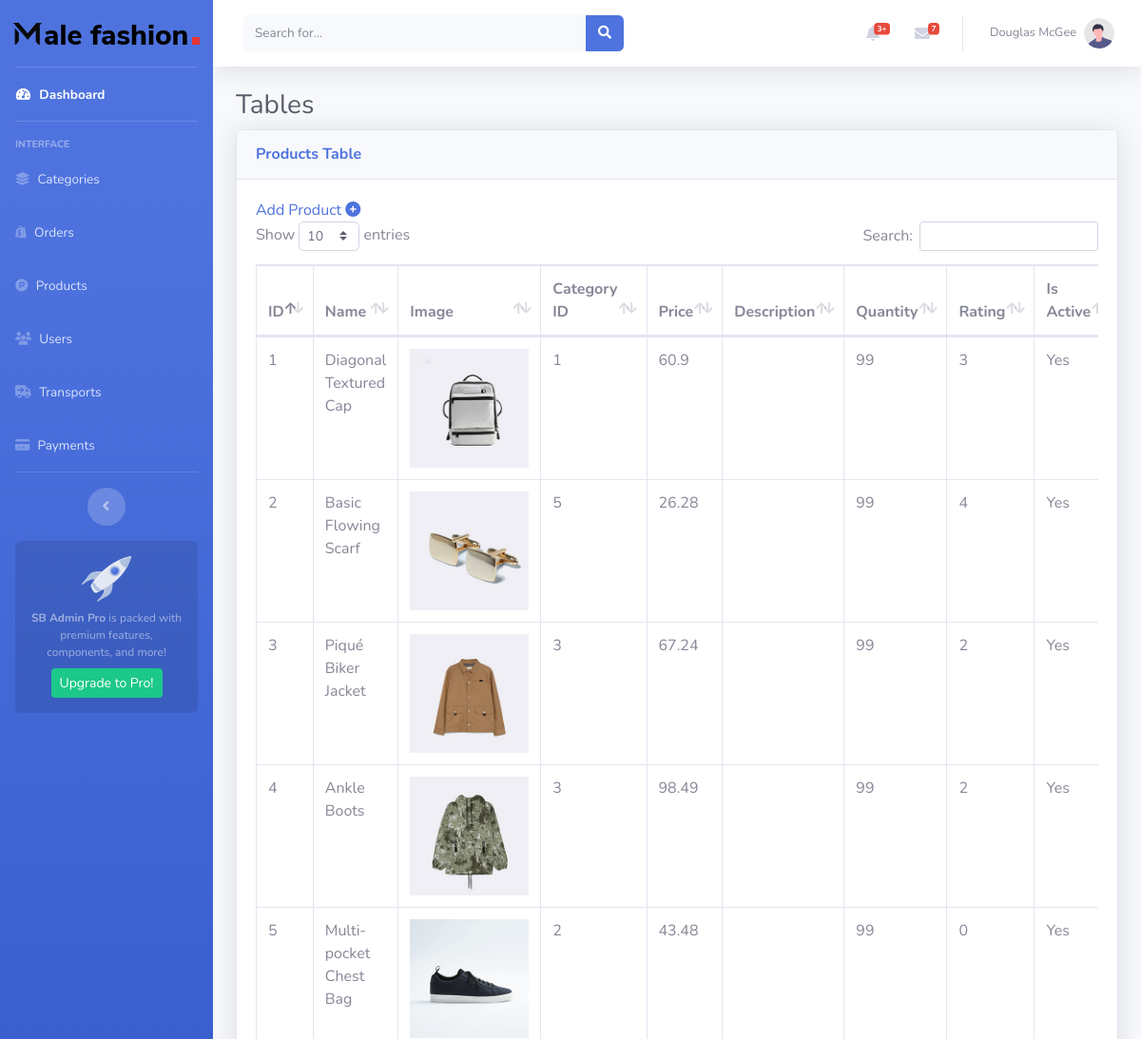
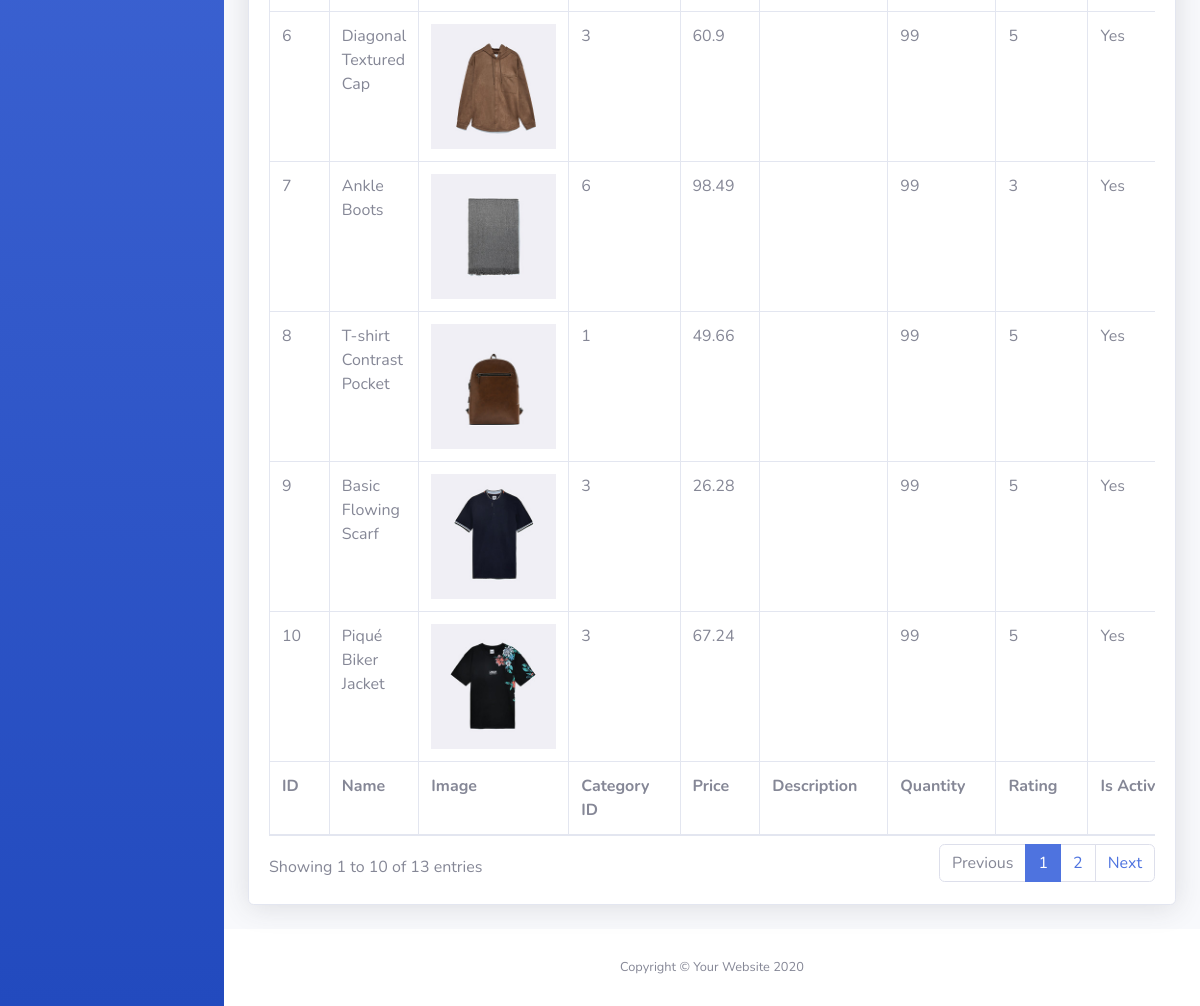
The app's page /admin-mau/Products.php with its own data (2 pictures, top to bottom).
### tables this page shows
CREATE TABLE `product` (
  `ID` int(11) NOT NULL,
  `NAME` varchar(500) DEFAULT NULL,
  `IMAGE` varchar(550) DEFAULT NULL,
  `IDCATEGORY` int(11) DEFAULT NULL,
  `PRICE` double DEFAULT NULL,
  `DESCRIPTION` text DEFAULT NULL,
  `QUANTITY` int(11) DEFAULT NULL,
  `RATING` float DEFAULT NULL,
  `ISACTIVE` tinyint(4) DEFAULT NULL
);

### admin-mau/Products.php (the view, shortened to what this page needs)
<?php
include('../db.php');
$sql = "SELECT ID, NAME, IMAGE, IDCATEGORY, PRICE, DESCRIPTION, QUANTITY, RATING, ISACTIVE FROM product";
$result = $conn->query($sql);
?>
<!DOCTYPE html>
<html lang="en">
<head>
    <link rel="stylesheet" href="https://cdnjs.cloudflare.com/ajax/libs/font-awesome/6.6.0/css/all.min.css"
 />
    <link href="vendor/fontawesome-free/css/all.min.css" rel="stylesheet" type="text/css">
    <link href="css/sb-admin-2.min.css" rel="stylesheet">
    <link href="vendor/datatables/dataTables.bootstrap4.min.css" rel="stylesheet">
</head>
<body id="page-top">
    <div id="wrapper">
        <ul class="navbar-nav bg-gradient-primary sidebar sidebar-dark accordion" id="accordionSidebar">
            <a class="sidebar-brand d-flex align-items-center justify-content-center" href="../index.php"><img
                    src="../img/logo.png" alt="">
            </a>
            <hr class="sidebar-divider my-0">
            <li class="nav-item active">
                <a class="nav-link" href="index.php">
                    <i class="fas fa-fw fa-tachometer-alt"></i>
                    <span>Dashboard</span></a>
            </li>
            <hr class="sidebar-divider">
            <div class="sidebar-heading">
                Interface
            </div>
            <li class="nav-item">
                <a class="nav-link collapsed" href="../admin-mau/Category.php">
                    <i class="fa-solid fa-layer-group"></i>
                    <span>Categories</span>
                </a>
            </li>
            <li class="nav-item">
                <a class="nav-link collapsed" href="../admin-mau/Orders.php">
                    <i class="fa-brands fa-shopify"></i>
                    <span>Orders</span>
                </a>
            </li>
            <li class="nav-item">
                <a class="nav-link collapsed" href="../admin-mau/Products.php">
                    <i class="fa-brands fa-product-hunt"></i>
                    <span>Products</span>
                </a>
            </li>
            <li class="nav-item">
                <a class="nav-link" href="../admin-mau/Users.php">
                    <i class="fa-solid fa-users"></i>
                    <span>Users</span></a>
            </li>
            <li class="nav-item">
                <a class="nav-link" href="../admin-mau/Transports.php">
                    <i class="fa-solid fa-truck-arrow-right"></i>
                    <span>Transports</span></a>
            </li>
            <li class="nav-item">
                <a class="nav-link" href="../admin-mau/Payments.php">
                    <i class="fa-solid fa-credit-card"></i>
                    <span>Payments</span></a>
            </li>
            <hr class="sidebar-divider d-none d-md-block">
            <div class="text-center d-none d-md-inline">
                <button class="rounded-circle border-0" id="sidebarToggle"></button>
            </div>
            <div class="sidebar-card d-none d-lg-flex">
                <img class="sidebar-card-illustration mb-2" src="img/undraw_rocket.svg" alt="...">
                <p class="text-center mb-2"><strong>SB Admin Pro</strong> is packed with premium features, components,
                    and more!</p>
                <a class="btn btn-success btn-sm" href="https://startbootstrap.com/theme/sb-admin-pro">Upgrade to
                    Pro!</a>
            </div>
        </ul>
        <div id="content-wrapper" class="d-flex flex-column">
            <div id="content">
                <nav class="navbar navbar-expand navbar-light bg-white topbar mb-4 static-top shadow">
                    <form
                        class="d-none d-sm-inline-block form-inline mr-auto ml-md-3 my-2 my-md-0 mw-100 navbar-search">
                        <div class="input-group">
                            <input type="text" class="form-control bg-light border-0 small" placeholder="Search for..."
                                aria-label="Search" aria-describedby="basic-addon2">
                            <div class="input-group-append">
                                <button class="btn btn-primary" type="button">
                                    <i class="fas fa-search fa-sm"></i>
                                </button>
                            </div>
                        </div>
                    </form>
                    <ul class="navbar-nav ml-auto">
                        <li class="nav-item dropdown no-arrow mx-1">
                            <a class="nav-link dropdown-toggle" href="#" id="alertsDropdown" role="button"
                                data-toggle="dropdown" aria-haspopup="true" aria-expanded="false">
                                <i class="fas fa-bell fa-fw"></i>
                                <span class="badge badge-danger badge-counter">3+</span>
                            </a>
                        </li>
                        <li class="nav-item dropdown no-arrow mx-1">
                            <a class="nav-link dropdown-toggle" href="#" id="messagesDropdown" role="button"
                                data-toggle="dropdown" aria-haspopup="true" aria-expanded="false">
                                <i class="fas fa-envelope fa-fw"></i>
                                <span class="badge badge-danger badge-counter">7</span>
                            </a>
                        </li>
                        <li class="nav-item dropdown no-arrow">
                            <a class="nav-link dropdown-toggle" href="#" id="userDropdown" role="button"
                                data-toggle="dropdown" aria-haspopup="true" aria-expanded="false">
                                <span class="mr-2 d-none d-lg-inline text-gray-600 small">Douglas McGee</span>
                                <img class="img-profile rounded-circle" src="img/undraw_profile.svg">
                            </a>
                        </li>
                    </ul>
                </nav>
                <div class="container-fluid">
                    <h1 class="h3 mb-2 text-gray-800">Tables</h1>
                    <div class="card shadow mb-4">
                        <div class="card-header py-3">
                            <h6 class="m-0 font-weight-bold text-primary">Products Table</h6>
                        </div>
                        <div class="card-body">
                            <div class="table-responsive">
                                <table class="table table-bordered" id="dataTable" width="100%" cellspacing="0">
                                    <div class="add-button">
                                        <a href="add-product.php">
                                            Add Product
                                            <i class="fa-solid fa-circle-plus"></i>
                                        </a>
                                    </div>
                                    <thead>
                                        <tr>
                                            <th>ID</th>
                                            <th>Name</th>
                                            <th>Image</th>
                                            <th>Category ID</th>
                                            <th>Price</th>
                                            <th>Description</th>
                                            <th>Quantity</th>
                                            <th>Rating</th>
                                            <th>Is Active</th>
                                        </tr>
                                    </thead>
                                    <tfoot>
                                        <tr>
                                            <th>ID</th>
                                            <th>Name</th>
                                            <th>Image</th>
                                            <th>Category ID</th>
                                            <th>Price</th>
                                            <th>Description</th>
                                            <th>Quantity</th>
                                            <th>Rating</th>
                                            <th>Is Active</th>
                                        </tr>
                                    </tfoot>
                                    <tbody>
                                        <?php
                                        if ($result->num_rows > 0) {
                                            while ($row = $result->fetch_assoc()) {
                                                echo "<tr>";
                                                echo "<td>{$row['ID']}</td>";
                                                echo "<td>{$row['NAME']}</td>";
                                                echo "<td><img src='../img/product/{$row['IMAGE']}' alt='Product Image' style='width: 125px; height: auto;'></td>";
                                                echo "<td>{$row['IDCATEGORY']}</td>";
                                                echo "<td>{$row['PRICE']}</td>";
                                                echo "<td>{$row['DESCRIPTION']}</td>";
                                                echo "<td>{$row['QUANTITY']}</td>";
                                                echo "<td>{$row['RATING']}</td>";
                                                echo "<td>" . ($row['ISACTIVE'] ? 'Yes' : 'No') . "</td>";
                                                echo "</tr>";
                                            }
                                        } else {
                                            echo "<tr><td colspan='11'>No products found</td></tr>";
                                        }
                                        ?>
                                    </tbody>
                                </table>
                            </div>
                        </div>
                    </div>
                </div>
            </div>
            <footer class="sticky-footer bg-white">
                <div class="container my-auto">
                    <div class="copyright text-center my-auto">
                        <span>Copyright &copy; Your Website 2020</span>
                    </div>
                </div>
            </footer>
        </div>
    </div>
</body>
</html>

### records on screen
product: ID "1", NAME "Diagonal Textured Cap", IMAGE (picture), IDCATEGORY "1", PRICE "60.9", QUANTITY "99", RATING "3", ISACTIVE "Yes"
product: ID "2", NAME "Basic Flowing Scarf", IMAGE (picture), IDCATEGORY "5", PRICE "26.28", QUANTITY "99", RATING "4", ISACTIVE "Yes"
product: ID "3", NAME "Piqué Biker Jacket", IMAGE (picture), IDCATEGORY "3", PRICE "67.24", QUANTITY "99", RATING "2", ISACTIVE "Yes"
product: ID "4", NAME "Ankle Boots", IMAGE (picture), IDCATEGORY "3", PRICE "98.49", QUANTITY "99", RATING "2", ISACTIVE "Yes"
product: ID "5", NAME "Multi-pocket Chest Bag", IMAGE (picture), IDCATEGORY "2", PRICE "43.48", QUANTITY "99", RATING "0", ISACTIVE "Yes"
product: ID "6", NAME "Diagonal Textured Cap", IMAGE (picture), IDCATEGORY "3", PRICE "60.9", QUANTITY "99", RATING "5", ISACTIVE "Yes"
product: ID "7", NAME "Ankle Boots", IMAGE (picture), IDCATEGORY "6", PRICE "98.49", QUANTITY "99", RATING "3", ISACTIVE "Yes"
product: ID "8", NAME "T-shirt Contrast Pocket", IMAGE (picture), IDCATEGORY "1", PRICE "49.66", QUANTITY "99", RATING "5", ISACTIVE "Yes"
product: ID "9", NAME "Basic Flowing Scarf", IMAGE (picture), IDCATEGORY "3", PRICE "26.28", QUANTITY "99", RATING "5", ISACTIVE "Yes"
product: ID "10", NAME "Piqué Biker Jacket", IMAGE (picture), IDCATEGORY "3", PRICE "67.24", QUANTITY "99", RATING "5", ISACTIVE "Yes"
